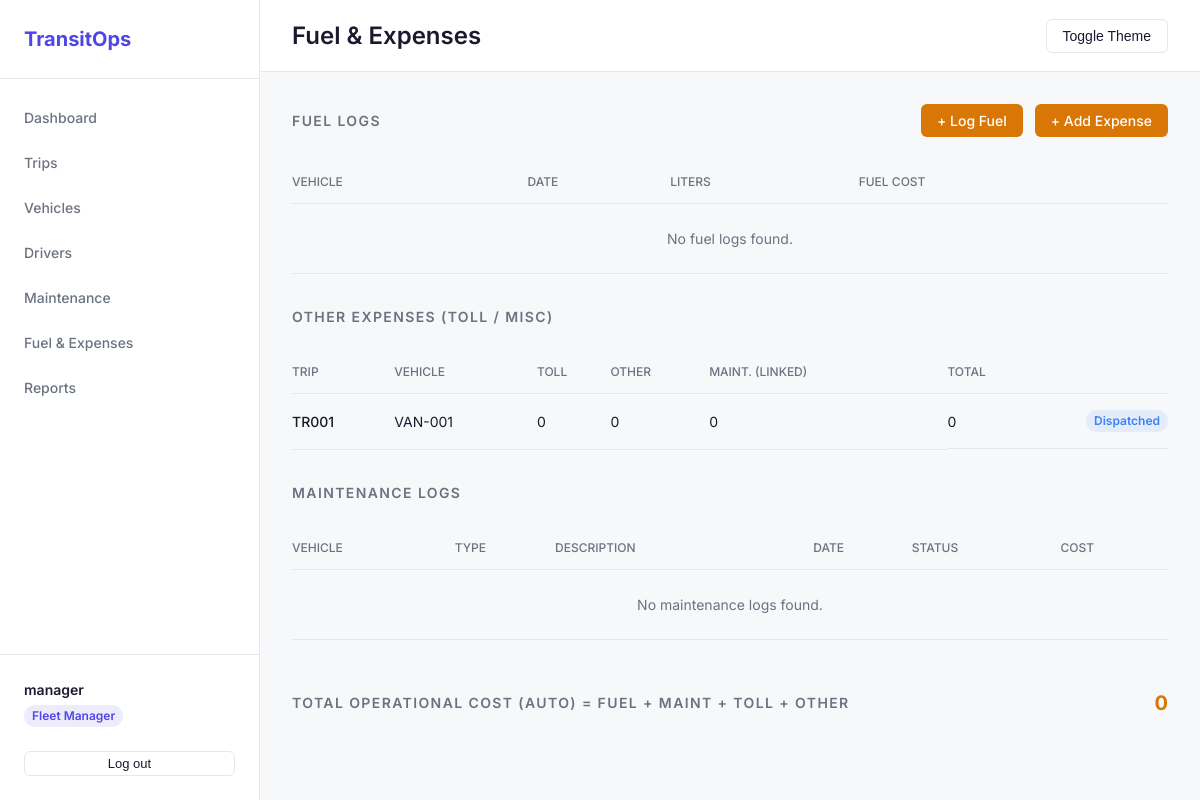
The page /finance/ (signed in) on the database as committed earlier.
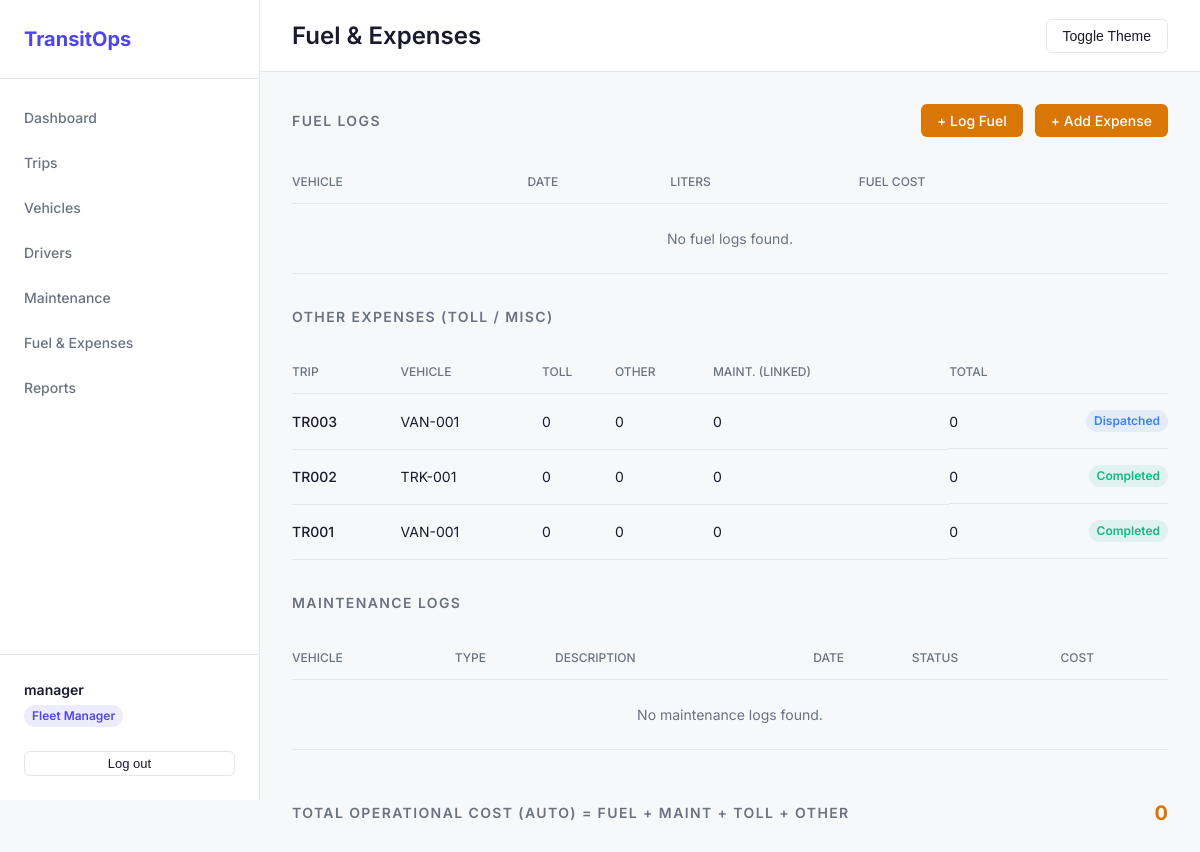
The same page on the database as committed later.
### trips/models.py (models this page shows, shortened)
class Trip(models.Model):
    STATUS_CHOICES = (
        ('Draft', 'Draft'),
        ('Dispatched', 'Dispatched'),
        ('Completed', 'Completed'),
        ('Cancelled', 'Cancelled'),
    )
    source = models.CharField(max_length=200)
    destination = models.CharField(max_length=200)
    vehicle = models.ForeignKey(Vehicle, on_delete=models.CASCADE, related_name='trips')
    driver = models.ForeignKey(Driver, on_delete=models.CASCADE, related_name='trips')
    security_officer = models.ForeignKey(User, on_delete=models.SET_NULL, null=True, blank=True, related_name='supervised_trips')
    cargo_weight = models.DecimalField(max_digits=10, decimal_places=2, help_text="in kg")
    planned_distance = models.DecimalField(max_digits=10, decimal_places=2, help_text="in km")
    actual_distance = models.DecimalField(max_digits=10, decimal_places=2, null=True, blank=True)
    fuel_consumed = models.DecimalField(max_digits=10, decimal_places=2, null=True, blank=True)
    revenue = models.DecimalField(max_digits=12, decimal_places=2, default=0.00, help_text="Trip Revenue for ROI calculation")
    status = models.CharField(max_length=20, choices=STATUS_CHOICES, default='Draft')
    created_by = models.ForeignKey(User, on_delete=models.SET_NULL, null=True)
    dispatched_at = models.DateTimeField(null=True, blank=True)
    completed_at = models.DateTimeField(null=True, blank=True)
    cancelled_at = models.DateTimeField(null=True, blank=True)
    created_at = models.DateTimeField(auto_now_add=True)
    updated_at = models.DateTimeField(auto_now=True)
    class Meta:
        ordering = ['-created_at']

### vehicles/models.py (models this page shows, shortened)
class Vehicle(models.Model):
    STATUS_CHOICES = (
        ('Available', 'Available'),
        ('On Trip', 'On Trip'),
        ('In Shop', 'In Shop'),
        ('Retired', 'Retired'),
    )
    registration_number = models.CharField(max_length=50, unique=True, db_index=True)
    name_model = models.CharField(max_length=100)
    vehicle_type = models.CharField(max_length=50)
    max_load_capacity = models.DecimalField(max_digits=10, decimal_places=2, help_text="in kg")
    odometer = models.DecimalField(max_digits=10, decimal_places=2, default=0.0, help_text="in km")
    acquisition_cost = models.DecimalField(max_digits=12, decimal_places=2)
    status = models.CharField(max_length=20, choices=STATUS_CHOICES, default='Available')
    region = models.CharField(max_length=100, blank=True)
    created_at = models.DateTimeField(auto_now_add=True)
    updated_at = models.DateTimeField(auto_now=True)
    class Meta:
        ordering = ['-created_at']

### finance/views.py (the view)
# urls.py: path('', views.finance_list, name='finance_list'),
@role_required('Financial Analyst', 'Fleet Manager', 'Safety Officer', 'Admin')
def finance_list(request):
    fuel_logs = FuelLog.objects.select_related('vehicle').all()
    from trips.models import Trip
    from maintenance.models import MaintenanceLog
    recent_trips = Trip.objects.select_related('vehicle').order_by('-created_at')[:15]
    trip_expenses = []
    total_tolls = 0
    total_other = 0
    total_maint = 0
    for trip in recent_trips:
        tolls = trip.expenses.filter(expense_type='Toll').aggregate(total=Sum('amount'))['total'] or 0
        other = trip.expenses.exclude(expense_type__in=['Toll', 'Maintenance']).aggregate(total=Sum('amount'))['total'] or 0
        maint = MaintenanceLog.objects.filter(vehicle=trip.vehicle).aggregate(total=Sum('cost'))['total'] or 0
        row_total = tolls + other + maint
        trip_expenses.append({
            'trip': trip,
            'vehicle': trip.vehicle,
            'tolls': tolls,
            'other': other,
            'maint': maint,
            'total': row_total,
            'status': trip.status,
        })
        total_tolls += tolls
        total_other += other
    global_fuel = FuelLog.objects.aggregate(total=Sum('cost'))['total'] or 0
    global_maint = MaintenanceLog.objects.aggregate(total=Sum('cost'))['total'] or 0
    global_tolls = Expense.objects.filter(expense_type='Toll').aggregate(total=Sum('amount'))['total'] or 0
    global_other = Expense.objects.exclude(expense_type__in=['Toll', 'Maintenance']).aggregate(total=Sum('amount'))['total'] or 0
    grand_total = global_fuel + global_maint + global_tolls + global_other
    maintenance_logs = MaintenanceLog.objects.select_related('vehicle').all()
    context = {
        'fuel_logs': fuel_logs,
        'trip_expenses': trip_expenses,
        'maintenance_logs': maintenance_logs,
        'grand_total': grand_total,
    }
    return render(request, 'finance/list.html', context)

### templates/finance/list.html (shortened to what the changed rows need)
{% extends 'base.html' %}
{% block page_title %}Fuel & Expenses{% endblock %}
{% block content %}
<div style="margin-bottom: 32px;">
    <div class="table-container" style="background: transparent; box-shadow: none;">
        <table class="table" style="width: 100%; text-align: left;">
            <thead>
                <tr style="color: var(--text-muted); font-size: 12px; text-transform: uppercase;">
                    <th style="padding: 12px 0;">VEHICLE</th>
                    <th style="padding: 12px 0;">DATE</th>
                    <th style="padding: 12px 0;">LITERS</th>
                    <th style="padding: 12px 0;">FUEL COST</th>
                </tr>
            </thead>
        </table>
    </div>
</div>
<div style="margin-bottom: 32px;">
    <div class="table-container" style="background: transparent; box-shadow: none;">
        <table class="table" style="width: 100%; text-align: left;">
            <thead>
                <tr style="color: var(--text-muted); font-size: 12px; text-transform: uppercase;">
                    <th style="padding: 12px 0;">TRIP</th>
                    <th style="padding: 12px 0;">VEHICLE</th>
                    <th style="padding: 12px 0;">TOLL</th>
                    <th style="padding: 12px 0;">OTHER</th>
                    <th style="padding: 12px 0;">MAINT. (LINKED)</th>
                    <th style="padding: 12px 0;">TOTAL</th>
                </tr>
            </thead>
            <tbody>
                {% for data in trip_expenses %}
                <tr style="border-bottom: 1px solid var(--border-color);">
                    <td style="padding: 16px 0; font-weight: 500;">TR{{ data.trip.id|stringformat:"03d" }}</td>
                    <td style="padding: 16px 0;">{{ data.vehicle.registration_number }}</td>
                    <td style="padding: 16px 0;">{{ data.tolls|floatformat:0 }}</td>
                    <td style="padding: 16px 0;">{{ data.other|floatformat:0 }}</td>
                    <td style="padding: 16px 0;">{{ data.maint|floatformat:0 }}</td>
                    <td style="padding: 16px 0; display: flex; justify-content: space-between; align-items: center;">
                        <span>{{ data.total|floatformat:0 }}</span>
                        <span class="badge
                            {% if data.status == 'Available' or data.status == 'Completed' %}badge-success
                            {% elif data.status == 'On Trip' or data.status == 'Dispatched' %}badge-info
                            {% else %}badge-ghost{% endif %}" style="font-weight: 600;">
                            {{ data.status }}
                        </span>
                    </td>
                </tr>
                {% empty %}
                <tr>
                    <td colspan="6" style="text-align: center; color: var(--text-muted); padding: 24px;">No trips or expenses found.</td>
                </tr>
                {% endfor %}
            </tbody>
        </table>
    </div>
</div>
<div style="margin-bottom: 32px;">
    <div class="table-container" style="background: transparent; box-shadow: none;">
        <table class="table" style="width: 100%; text-align: left;">
            <thead>
                <tr style="color: var(--text-muted); font-size: 12px; text-transform: uppercase;">
                    <th style="padding: 12px 0;">VEHICLE</th>
                    <th style="padding: 12px 0;">TYPE</th>
                    <th style="padding: 12px 0;">DESCRIPTION</th>
                    <th style="padding: 12px 0;">DATE</th>
                    <th style="padding: 12px 0;">STATUS</th>
                    <th style="padding: 12px 0;">COST</th>
                </tr>
            </thead>
        </table>
    </div>
</div>
{% endblock %}

Rows that differ between the two databases and show on the page:
added Trip: trip.id "003", vehicle.registration_number "VAN-001", tolls "0", other "0", maint "0", total "0", status "Dispatched"
added Trip: trip.id "002", vehicle.registration_number "TRK-001", tolls "0", other "0", maint "0", total "0", status "Completed"
changed Trip "001": status "Dispatched" → "Completed"
